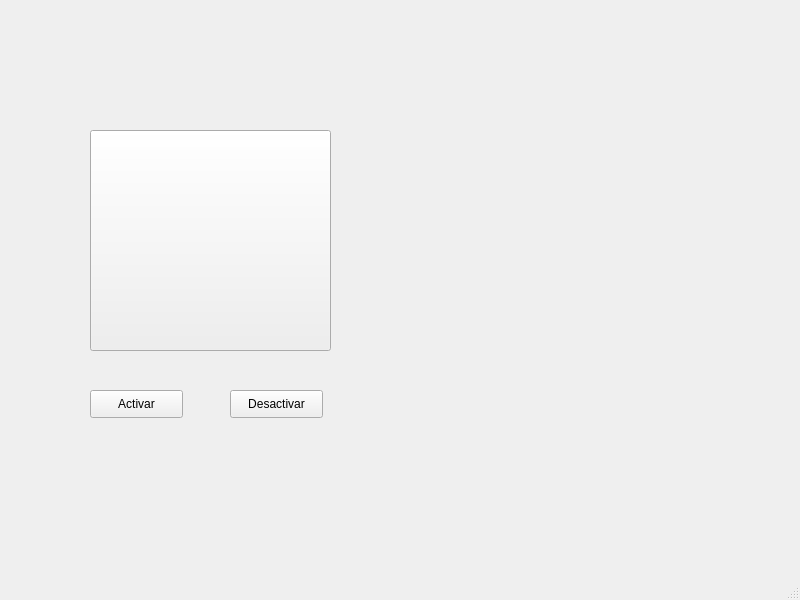
<?xml version="1.0" encoding="UTF-8"?>
<ui version="4.0">
 <class>MainWindow</class>
 <widget class="QMainWindow" name="MainWindow">
  <property name="geometry">
   <rect>
    <x>0</x>
    <y>0</y>
    <width>800</width>
    <height>600</height>
   </rect>
  </property>
  <property name="windowTitle">
   <string>MainWindow</string>
  </property>
  <widget class="QWidget" name="centralwidget">
   <widget class="QPushButton" name="activo">
    <property name="geometry">
     <rect>
      <x>90</x>
      <y>390</y>
      <width>93</width>
      <height>28</height>
     </rect>
    </property>
    <property name="text">
     <string>Activar</string>
    </property>
   </widget>
   <widget class="QPushButton" name="desactivo">
    <property name="geometry">
     <rect>
      <x>230</x>
      <y>390</y>
      <width>93</width>
      <height>28</height>
     </rect>
    </property>
    <property name="text">
     <string>Desactivar</string>
    </property>
   </widget>
   <widget class="QPushButton" name="panel">
    <property name="geometry">
     <rect>
      <x>90</x>
      <y>130</y>
      <width>241</width>
      <height>221</height>
     </rect>
    </property>
    <property name="text">
     <string/>
    </property>
    <property name="icon">
     <iconset>
      <normaloff>N.JPG</normaloff>N.JPG</iconset>
    </property>
    <property name="iconSize">
     <size>
      <width>200</width>
      <height>200</height>
     </size>
    </property>
   </widget>
  </widget>
  <widget class="QMenuBar" name="menubar">
   <property name="geometry">
    <rect>
     <x>0</x>
     <y>0</y>
     <width>800</width>
     <height>26</height>
    </rect>
   </property>
  </widget>
  <widget class="QStatusBar" name="statusbar"/>
 </widget>
 <resources/>
 <connections/>
</ui>
